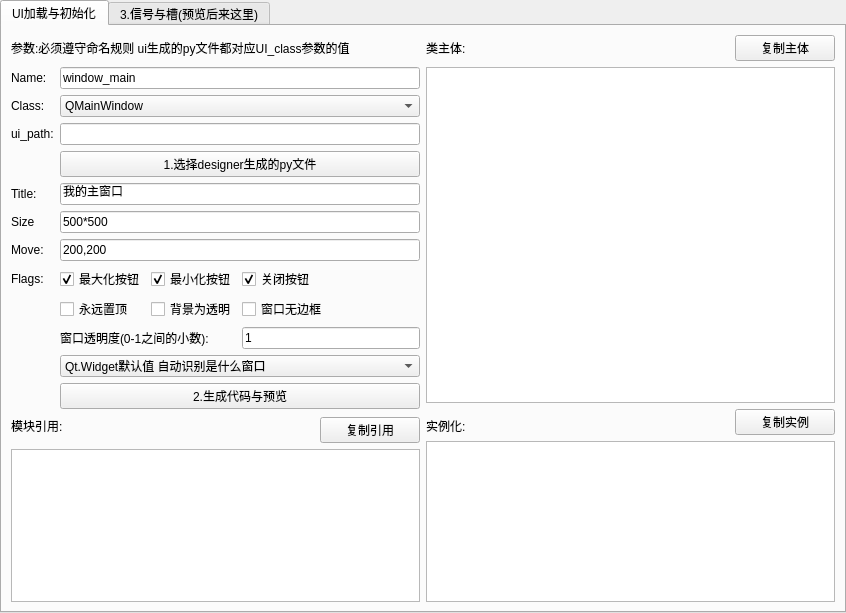
<?xml version="1.0" encoding="UTF-8"?>
<ui version="4.0" idbasedtr="true">
 <author>懒人智能</author>
 <class>MainWindow</class>
 <widget class="QMainWindow" name="MainWindow">
  <property name="geometry">
   <rect>
    <x>0</x>
    <y>0</y>
    <width>846</width>
    <height>613</height>
   </rect>
  </property>
  <property name="windowTitle">
   <string>MainWindow</string>
  </property>
  <property name="toolTip">
   <string>&lt;html&gt;&lt;head/&gt;&lt;body&gt;&lt;p&gt;还有更多功能正在研发中...&lt;/p&gt;&lt;p&gt;如果您有什么想法可以在论坛或者B站留言!&lt;/p&gt;&lt;p&gt;论坛地址:www.52pojie.cn&lt;/p&gt;&lt;p&gt;B站ID:python懒人智能&lt;/p&gt;&lt;/body&gt;&lt;/html&gt;</string>
  </property>
  <property name="styleSheet">
   <string notr="true">*{font: 75 10pt &quot;微软雅黑&quot;;}

#lb_title{
color:red;
	font: 75 11pt &quot;微软雅黑&quot;;
}</string>
  </property>
  <widget class="QWidget" name="centralwidget">
   <layout class="QHBoxLayout" name="horizontalLayout">
    <property name="spacing">
     <number>0</number>
    </property>
    <property name="leftMargin">
     <number>0</number>
    </property>
    <property name="topMargin">
     <number>0</number>
    </property>
    <property name="rightMargin">
     <number>0</number>
    </property>
    <property name="bottomMargin">
     <number>0</number>
    </property>
    <item>
     <widget class="QTabWidget" name="tabWidget">
      <property name="autoFillBackground">
       <bool>false</bool>
      </property>
      <property name="currentIndex">
       <number>0</number>
      </property>
      <widget class="QWidget" name="tab">
       <attribute name="title">
        <string>UI加载与初始化</string>
       </attribute>
       <layout class="QGridLayout" name="gridLayout_2">
        <item row="0" column="0" colspan="2">
         <widget class="QLabel" name="label_4">
          <property name="text">
           <string>参数:必须遵守命名规则 ui生成的py文件都对应UI_class参数的值</string>
          </property>
         </widget>
        </item>
        <item row="0" column="2">
         <widget class="QLabel" name="label_3">
          <property name="text">
           <string>类主体:</string>
          </property>
         </widget>
        </item>
        <item row="0" column="3">
         <widget class="QPushButton" name="bt_copy_class">
          <property name="maximumSize">
           <size>
            <width>100</width>
            <height>16777215</height>
           </size>
          </property>
          <property name="text">
           <string>复制主体</string>
          </property>
         </widget>
        </item>
        <item row="1" column="0" rowspan="2" colspan="2">
         <layout class="QFormLayout" name="formLayout">
          <item row="0" column="0">
           <widget class="QLabel" name="nameLabel">
            <property name="text">
             <string>Name:</string>
            </property>
           </widget>
          </item>
          <item row="0" column="1">
           <widget class="QLineEdit" name="nameLineEdit">
            <property name="text">
             <string>window_main</string>
            </property>
           </widget>
          </item>
          <item row="1" column="0">
           <widget class="QLabel" name="classLabel">
            <property name="text">
             <string>Class:</string>
            </property>
           </widget>
          </item>
          <item row="1" column="1">
           <widget class="QComboBox" name="cbb_class">
            <item>
             <property name="text">
              <string>QMainWindow</string>
             </property>
            </item>
            <item>
             <property name="text">
              <string>QWidget</string>
             </property>
            </item>
            <item>
             <property name="text">
              <string>QDialog</string>
             </property>
            </item>
           </widget>
          </item>
          <item row="2" column="0">
           <widget class="QLabel" name="uiClassLabel">
            <property name="text">
             <string>ui_path:</string>
            </property>
           </widget>
          </item>
          <item row="2" column="1">
           <widget class="QLineEdit" name="ed_ui_path">
            <property name="text">
             <string/>
            </property>
            <property name="echoMode">
             <enum>QLineEdit::Normal</enum>
            </property>
            <property name="dragEnabled">
             <bool>false</bool>
            </property>
            <property name="readOnly">
             <bool>false</bool>
            </property>
            <property name="placeholderText">
             <string notr="true"/>
            </property>
            <property name="clearButtonEnabled">
             <bool>false</bool>
            </property>
           </widget>
          </item>
          <item row="3" column="1">
           <widget class="QPushButton" name="bt_ui_path">
            <property name="text">
             <string>1.选择designer生成的py文件</string>
            </property>
           </widget>
          </item>
          <item row="4" column="0">
           <widget class="QLabel" name="titleLabel">
            <property name="text">
             <string>Title:</string>
            </property>
           </widget>
          </item>
          <item row="4" column="1">
           <widget class="QLineEdit" name="titleLineEdit">
            <property name="text">
             <string>我的主窗口</string>
            </property>
           </widget>
          </item>
          <item row="5" column="0">
           <widget class="QLabel" name="sizeLabel">
            <property name="text">
             <string>Size</string>
            </property>
           </widget>
          </item>
          <item row="5" column="1">
           <widget class="QLineEdit" name="sizeLineEdit">
            <property name="text">
             <string>500*500</string>
            </property>
           </widget>
          </item>
          <item row="6" column="0">
           <widget class="QLabel" name="moveLabel">
            <property name="text">
             <string>Move:</string>
            </property>
           </widget>
          </item>
          <item row="6" column="1">
           <widget class="QLineEdit" name="moveLineEdit">
            <property name="text">
             <string>200,200</string>
            </property>
           </widget>
          </item>
          <item row="7" column="0">
           <widget class="QLabel" name="flagsLabel">
            <property name="text">
             <string>Flags:</string>
            </property>
           </widget>
          </item>
          <item row="7" column="1">
           <layout class="QGridLayout" name="gridLayout">
            <item row="1" column="2">
             <widget class="QCheckBox" name="cb_wbk">
              <property name="text">
               <string>窗口无边框</string>
              </property>
             </widget>
            </item>
            <item row="0" column="0">
             <widget class="QCheckBox" name="cb_max_bt">
              <property name="tabletTracking">
               <bool>false</bool>
              </property>
              <property name="acceptDrops">
               <bool>false</bool>
              </property>
              <property name="autoFillBackground">
               <bool>false</bool>
              </property>
              <property name="text">
               <string>最大化按钮</string>
              </property>
              <property name="checked">
               <bool>true</bool>
              </property>
             </widget>
            </item>
            <item row="0" column="1">
             <widget class="QCheckBox" name="cb_min_bt">
              <property name="text">
               <string>最小化按钮</string>
              </property>
              <property name="checked">
               <bool>true</bool>
              </property>
             </widget>
            </item>
            <item row="3" column="0" colspan="3">
             <widget class="QComboBox" name="cbb_flags">
              <item>
               <property name="text">
                <string>Qt.Widget默认值 自动识别是什么窗口</string>
               </property>
              </item>
              <item>
               <property name="text">
                <string>Qt.Window 部件始终为窗口</string>
               </property>
              </item>
              <item>
               <property name="text">
                <string>Qt.Dialog 部件为对话框</string>
               </property>
              </item>
              <item>
               <property name="text">
                <string>Qt.Sheet 部件是一个Macintosh表单</string>
               </property>
              </item>
              <item>
               <property name="text">
                <string>Qt.Drawer 部件是一个Macintosh抽屉</string>
               </property>
              </item>
              <item>
               <property name="text">
                <string>Qt.Popup 部件是一个弹出式顶层窗口</string>
               </property>
              </item>
              <item>
               <property name="text">
                <string>Qt.Tool 部件是一个工具窗口</string>
               </property>
              </item>
              <item>
               <property name="text">
                <string>Qt.ToolTip:部件是一个提示窗口</string>
               </property>
              </item>
              <item>
               <property name="text">
                <string>Qt.Desktop 部件是一个桌面</string>
               </property>
              </item>
              <item>
               <property name="text">
                <string>Qt.SplashScreen 部件是一个欢迎窗口</string>
               </property>
              </item>
              <item>
               <property name="text">
                <string>Qt.SubWindow:部件是一个子窗口</string>
               </property>
              </item>
             </widget>
            </item>
            <item row="0" column="2">
             <widget class="QCheckBox" name="cb_exit">
              <property name="text">
               <string>关闭按钮</string>
              </property>
              <property name="checked">
               <bool>true</bool>
              </property>
             </widget>
            </item>
            <item row="1" column="0">
             <widget class="QCheckBox" name="cb_top">
              <property name="text">
               <string>永远置顶</string>
              </property>
             </widget>
            </item>
            <item row="1" column="1">
             <widget class="QCheckBox" name="cb_bjtm">
              <property name="text">
               <string>背景为透明</string>
              </property>
             </widget>
            </item>
            <item row="2" column="2">
             <widget class="QLineEdit" name="ed_transp">
              <property name="text">
               <string>1</string>
              </property>
             </widget>
            </item>
            <item row="2" column="0" colspan="2">
             <widget class="QLabel" name="label_5">
              <property name="text">
               <string>窗口透明度(0-1之间的小数):</string>
              </property>
             </widget>
            </item>
           </layout>
          </item>
          <item row="8" column="1">
           <widget class="QPushButton" name="bt_code_generation">
            <property name="text">
             <string>2.生成代码与预览</string>
            </property>
           </widget>
          </item>
         </layout>
        </item>
        <item row="1" column="2" colspan="2">
         <widget class="QTextEdit" name="ed_code_class">
          <property name="html">
           <string>&lt;!DOCTYPE HTML PUBLIC &quot;-//W3C//DTD HTML 4.0//EN&quot; &quot;http://www.w3.org/TR/REC-html40/strict.dtd&quot;&gt;
&lt;html&gt;&lt;head&gt;&lt;meta name=&quot;qrichtext&quot; content=&quot;1&quot; /&gt;&lt;style type=&quot;text/css&quot;&gt;
p, li { white-space: pre-wrap; }
&lt;/style&gt;&lt;/head&gt;&lt;body style=&quot; font-family:'微软雅黑'; font-size:10pt; font-weight:72; font-style:normal;&quot;&gt;
&lt;p style=&quot;-qt-paragraph-type:empty; margin-top:0px; margin-bottom:0px; margin-left:0px; margin-right:0px; -qt-block-indent:0; text-indent:0px; font-family:'SimSun'; font-size:9pt; font-weight:400;&quot;&gt;&lt;br /&gt;&lt;/p&gt;&lt;/body&gt;&lt;/html&gt;</string>
          </property>
         </widget>
        </item>
        <item row="2" column="3" rowspan="2">
         <widget class="QPushButton" name="bt_copy_init">
          <property name="maximumSize">
           <size>
            <width>100</width>
            <height>16777215</height>
           </size>
          </property>
          <property name="text">
           <string>复制实例</string>
          </property>
         </widget>
        </item>
        <item row="3" column="0">
         <widget class="QLabel" name="label">
          <property name="text">
           <string>模块引用:</string>
          </property>
         </widget>
        </item>
        <item row="3" column="1" rowspan="2">
         <widget class="QPushButton" name="bt_copy_import">
          <property name="maximumSize">
           <size>
            <width>100</width>
            <height>16777215</height>
           </size>
          </property>
          <property name="text">
           <string>复制引用</string>
          </property>
         </widget>
        </item>
        <item row="3" column="2">
         <widget class="QLabel" name="label_2">
          <property name="text">
           <string>实例化:</string>
          </property>
         </widget>
        </item>
        <item row="4" column="2" rowspan="2" colspan="2">
         <widget class="QTextEdit" name="ed_code_init">
          <property name="html">
           <string>&lt;!DOCTYPE HTML PUBLIC &quot;-//W3C//DTD HTML 4.0//EN&quot; &quot;http://www.w3.org/TR/REC-html40/strict.dtd&quot;&gt;
&lt;html&gt;&lt;head&gt;&lt;meta name=&quot;qrichtext&quot; content=&quot;1&quot; /&gt;&lt;style type=&quot;text/css&quot;&gt;
p, li { white-space: pre-wrap; }
&lt;/style&gt;&lt;/head&gt;&lt;body style=&quot; font-family:'微软雅黑'; font-size:10pt; font-weight:72; font-style:normal;&quot;&gt;
&lt;p style=&quot;-qt-paragraph-type:empty; margin-top:0px; margin-bottom:0px; margin-left:0px; margin-right:0px; -qt-block-indent:0; text-indent:0px; font-family:'SimSun'; font-size:9pt; font-weight:400;&quot;&gt;&lt;br /&gt;&lt;/p&gt;&lt;/body&gt;&lt;/html&gt;</string>
          </property>
         </widget>
        </item>
        <item row="5" column="0" colspan="2">
         <widget class="QTextEdit" name="ed_code_import">
          <property name="html">
           <string>&lt;!DOCTYPE HTML PUBLIC &quot;-//W3C//DTD HTML 4.0//EN&quot; &quot;http://www.w3.org/TR/REC-html40/strict.dtd&quot;&gt;
&lt;html&gt;&lt;head&gt;&lt;meta name=&quot;qrichtext&quot; content=&quot;1&quot; /&gt;&lt;style type=&quot;text/css&quot;&gt;
p, li { white-space: pre-wrap; }
&lt;/style&gt;&lt;/head&gt;&lt;body style=&quot; font-family:'微软雅黑'; font-size:10pt; font-weight:72; font-style:normal;&quot;&gt;
&lt;p style=&quot;-qt-paragraph-type:empty; margin-top:0px; margin-bottom:0px; margin-left:0px; margin-right:0px; -qt-block-indent:0; text-indent:0px; font-family:'SimSun'; font-size:9pt; font-weight:400;&quot;&gt;&lt;br /&gt;&lt;/p&gt;&lt;/body&gt;&lt;/html&gt;</string>
          </property>
         </widget>
        </item>
       </layout>
      </widget>
      <widget class="QWidget" name="tab_2">
       <attribute name="title">
        <string>3.信号与槽(预览后来这里)</string>
       </attribute>
       <layout class="QVBoxLayout" name="verticalLayout">
        <item>
         <widget class="QLabel" name="lb_title">
          <property name="text">
           <string>当前选中的控件为:bt_xxx(QPushButton)</string>
          </property>
         </widget>
        </item>
        <item>
         <layout class="QFormLayout" name="formLayout_2">
          <item row="0" column="0">
           <widget class="QLabel" name="signalLabel_2">
            <property name="text">
             <string>常用Signal:</string>
            </property>
           </widget>
          </item>
          <item row="0" column="1">
           <widget class="QComboBox" name="cbb_signal"/>
          </item>
          <item row="1" column="0">
           <widget class="QLabel" name="signalLabel_3">
            <property name="text">
             <string>重写QEvent:</string>
            </property>
           </widget>
          </item>
          <item row="1" column="1">
           <widget class="QComboBox" name="cbb_qevent"/>
          </item>
          <item row="2" column="1">
           <layout class="QHBoxLayout" name="horizontalLayout_2">
            <item>
             <widget class="QPushButton" name="bt_pyqtapi">
              <property name="maximumSize">
               <size>
                <width>16777215</width>
                <height>16777215</height>
               </size>
              </property>
              <property name="text">
               <string>PYqt5官方api文档</string>
              </property>
             </widget>
            </item>
            <item>
             <widget class="QPushButton" name="bt_qss">
              <property name="maximumSize">
               <size>
                <width>16777215</width>
                <height>16777215</height>
               </size>
              </property>
              <property name="text">
               <string>官方QSS文档英文版</string>
              </property>
             </widget>
            </item>
            <item>
             <widget class="QPushButton" name="bt_qss_2">
              <property name="maximumSize">
               <size>
                <width>16777215</width>
                <height>16777215</height>
               </size>
              </property>
              <property name="text">
               <string>QSS中文帮助文档</string>
              </property>
             </widget>
            </item>
           </layout>
          </item>
         </layout>
        </item>
        <item>
         <layout class="QHBoxLayout" name="horizontalLayout_3">
          <item>
           <widget class="QLabel" name="label_6">
            <property name="text">
             <string>信号绑定槽函数:</string>
            </property>
           </widget>
          </item>
          <item>
           <widget class="QPushButton" name="bt_copy_bind">
            <property name="maximumSize">
             <size>
              <width>100</width>
              <height>16777215</height>
             </size>
            </property>
            <property name="text">
             <string>复制绑定</string>
            </property>
           </widget>
          </item>
         </layout>
        </item>
        <item>
         <widget class="QTextEdit" name="ed_signal"/>
        </item>
        <item>
         <layout class="QHBoxLayout" name="horizontalLayout_4">
          <item>
           <widget class="QLabel" name="label_7">
            <property name="text">
             <string>槽函数/重写 实现代码:</string>
            </property>
           </widget>
          </item>
          <item>
           <widget class="QPushButton" name="bt_copy_connect">
            <property name="maximumSize">
             <size>
              <width>100</width>
              <height>16777215</height>
             </size>
            </property>
            <property name="text">
             <string>复制实现</string>
            </property>
           </widget>
          </item>
         </layout>
        </item>
        <item>
         <widget class="QTextEdit" name="ed_connect"/>
        </item>
       </layout>
      </widget>
     </widget>
    </item>
   </layout>
  </widget>
 </widget>
 <resources/>
 <connections/>
</ui>
